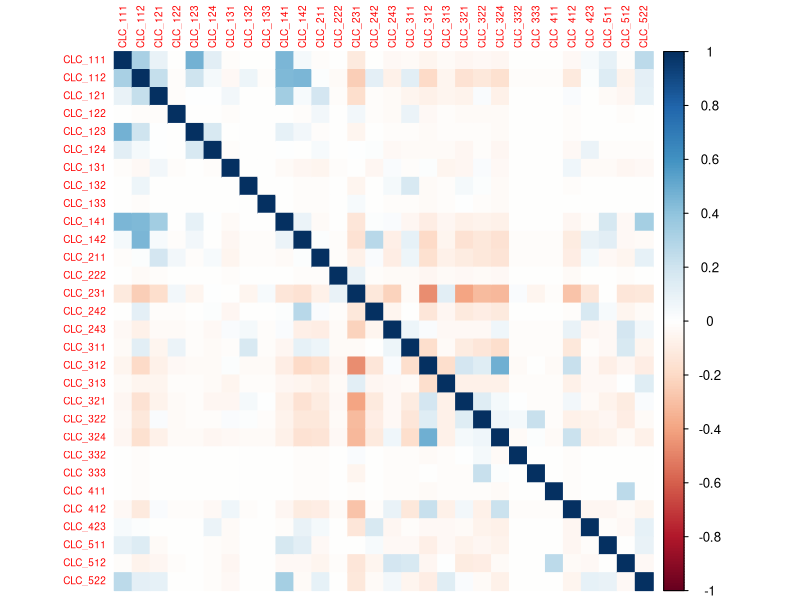
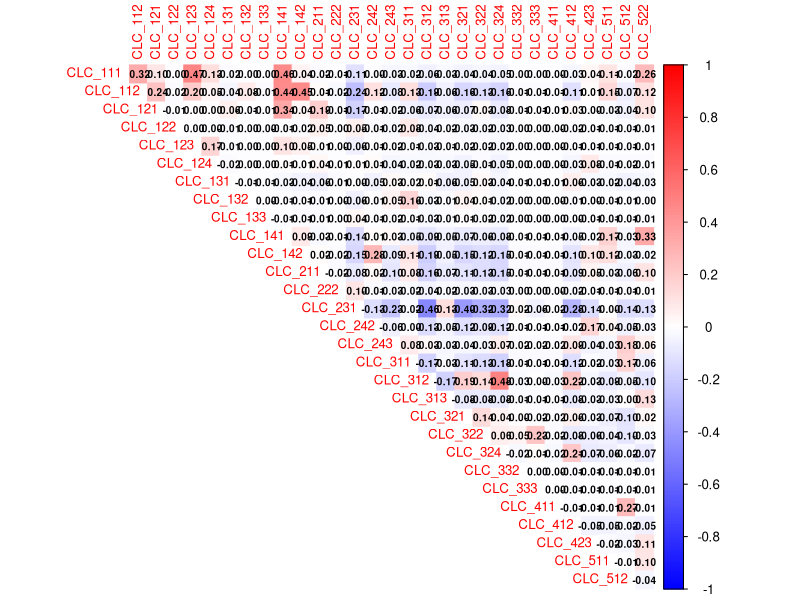
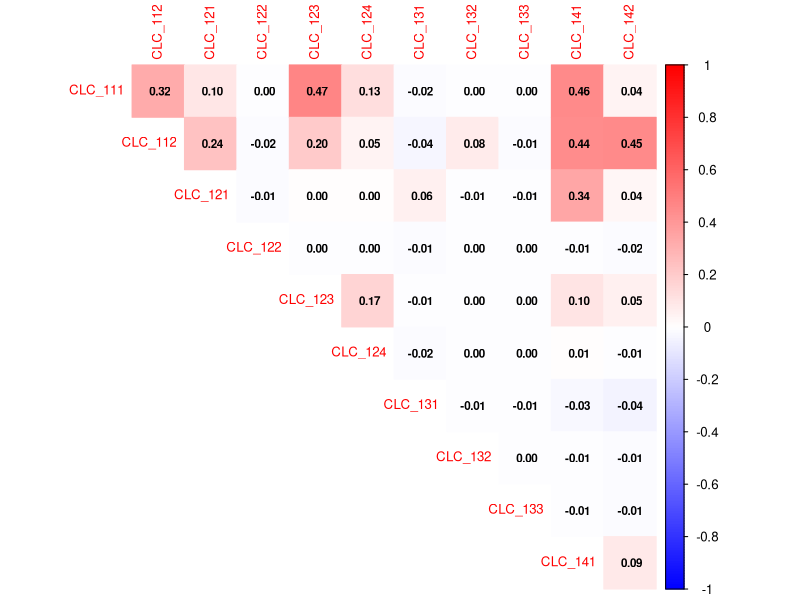
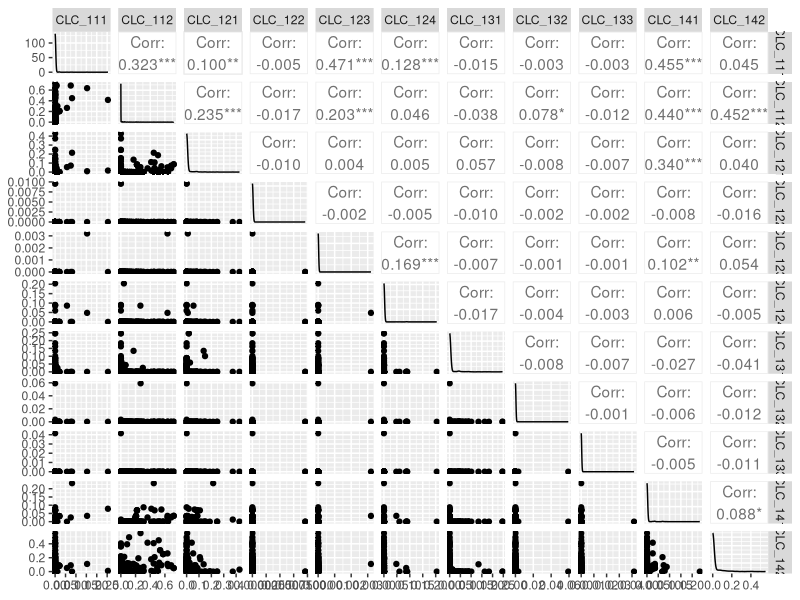
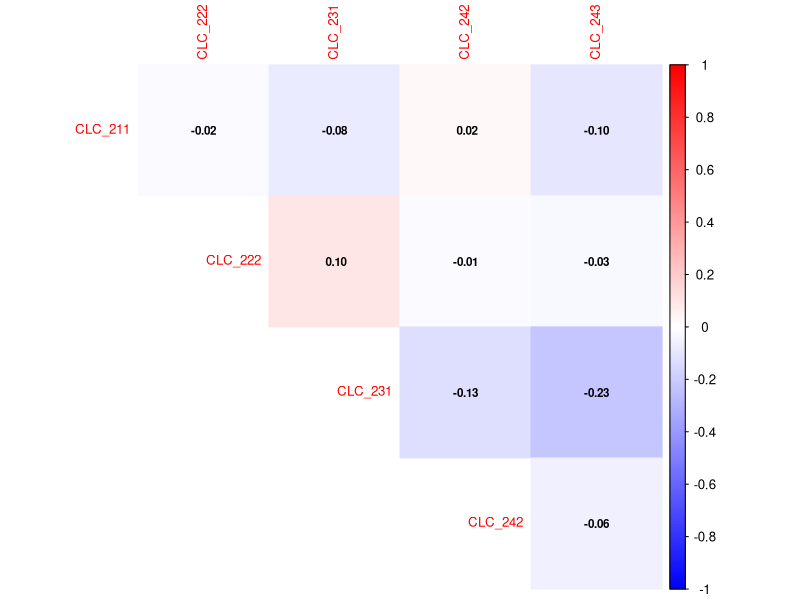
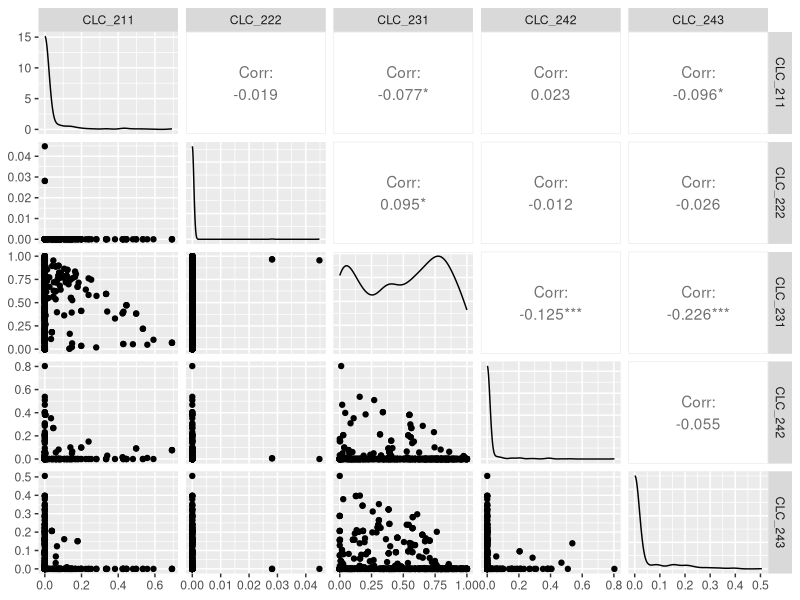
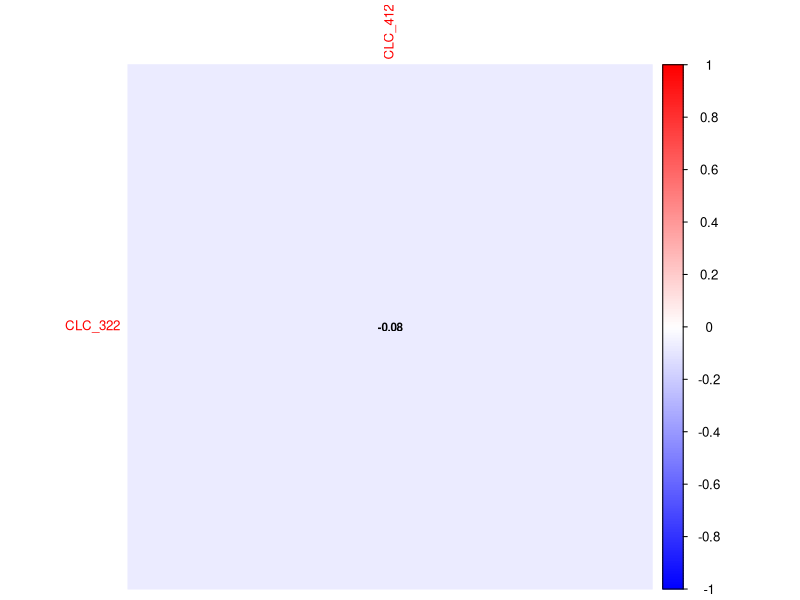
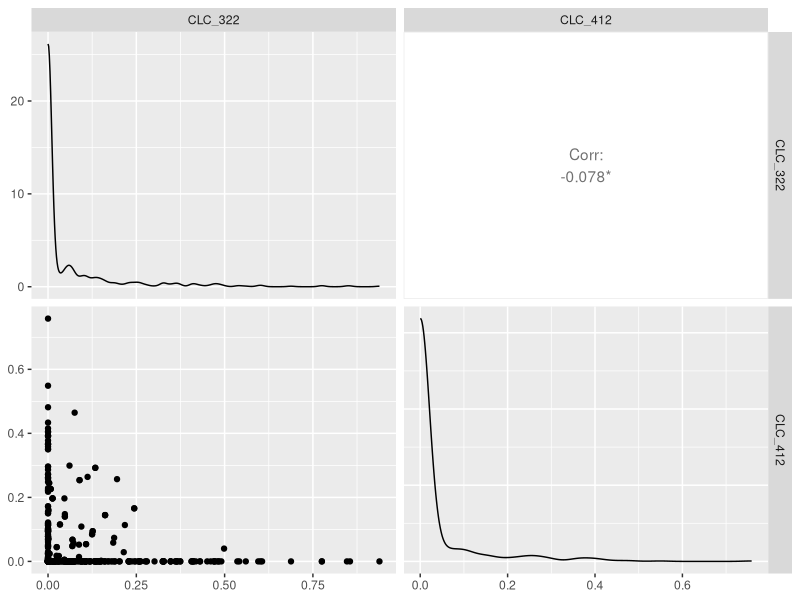

The R source for these figures, in order: (Note: this script raises an error after producing the figures.)
siteCovs5km  <- read.csv("1.data/1.2.processed/lcm_df_5km_buffer_3035.csv")
colnames(siteCovs5km)
siteCovs <- siteCovs5km

library(GGally)
library(corrplot)


siteCovs$urban <- rowSums(siteCovs[, c("CLC_111", "CLC_112", "CLC_121", "CLC_122", "CLC_123", 
                                                                           "CLC_124", "CLC_131", "CLC_132", "CLC_133", "CLC_141", 
                                                                           "CLC_142")], na.rm = TRUE)

siteCovs$agri <- rowSums(siteCovs[, c("CLC_211", "CLC_222", "CLC_231", "CLC_242", "CLC_243")], na.rm = TRUE)

siteCovs$forest <- rowSums(siteCovs[, c("CLC_311", "CLC_312", "CLC_313", "CLC_321", "CLC_322",
                                         "CLC_324", "CLC_332", "CLC_333")], na.rm = TRUE)



clc_vars <- 


# List of your CLC variable names
clc_vars <- c("CLC_111", "CLC_112", "CLC_121", "CLC_122", "CLC_123", "CLC_124", 
              "CLC_131", "CLC_132", "CLC_133", "CLC_141", "CLC_142", "CLC_211", 
              "CLC_222", "CLC_231", "CLC_242", "CLC_243", "CLC_311", "CLC_312", 
              "CLC_313", "CLC_321", "CLC_322", "CLC_324", "CLC_332", "CLC_333", 
              "CLC_411", "CLC_412", "CLC_423", "CLC_511", "CLC_512", "CLC_522")
names(clc_vars)
# Subset the data frame to include only these variables
clc_data <- siteCovs5km[ , clc_vars]

cor_matrix <- cor(clc_data, use = "complete.obs", method = "pearson")


# Plot the correlation matrix
corrplot(cor_matrix, method = "color", tl.cex = 0.6)

# Plot with numbers and color
corrplot(cor_matrix,
         method = "color",        # Use color shading
         type = "upper",          # Show only upper triangle
         addCoef.col = "black",   # Add correlation coefficients in black
         tl.cex = 0.8,            # Text label size
         number.cex = 0.6,        # Coefficient number size
         col = colorRampPalette(c("blue", "white", "red"))(200),
         diag = FALSE)            # Hide the diagonal

# Save the correlation plot to a file
        png("correlation_plot.png", width = 800, height = 600)
        corrplot(cor_matrix,
                 method = "color",        # Use color shading
                 type = "upper",          # Show only upper triangle
                 addCoef.col = "black",   # Add correlation coefficients in black
                 tl.cex = 0.8,            # Text label size
                 number.cex = 0.6,        # Coefficient number size
                 col = colorRampPalette(c("blue", "white", "red"))(200),
                 diag = FALSE)            # Hide the diagonal
        dev.off()

###############################################################################
#urban 

#  Define only CLC_1xx variables
clc_1xx_vars <- c("CLC_111", "CLC_112", "CLC_121", "CLC_122", "CLC_123",
                  "CLC_124", "CLC_131", "CLC_132", "CLC_133", "CLC_141", "CLC_142")

# Subset  data
clc_1xx_data <- siteCovs5km[, clc_1xx_vars]

# Compute correlation matrix
clc_1xx_cor <- cor(clc_1xx_data, use = "complete.obs", method = "pearson")

# Plot the correlation matrix 
corrplot(clc_1xx_cor,
         method = "color",
         type = "upper",
         addCoef.col = "black",
         tl.cex = 0.8,
         number.cex = 0.7,
         col = colorRampPalette(c("blue", "white", "red"))(200),
         diag = FALSE)


# Create a pairwise scatterplot matrix
ggpairs(clc_1xx_data,
        upper = list(continuous = "cor"),    # Show correlation in upper
        lower = list(continuous = "points"), # Show scatterplots in lower
        diag = list(continuous = "densityDiag")) # Density plots on diagonal

######################################################################################
#agri 
# Define only CLC_2xx variables (agri)
clc_2xx_vars <- c("CLC_211", "CLC_222", "CLC_231", "CLC_242", "CLC_243")

# Subset data
clc_2xx_data <- siteCovs5km[, clc_2xx_vars]

# Compute correlation matrix
clc_2xx_cor <- cor(clc_2xx_data, use = "complete.obs", method = "pearson")

# Plot the correlation matrix
corrplot(clc_2xx_cor,
         method = "color",
         type = "upper",
         addCoef.col = "black",
         tl.cex = 0.8,
         number.cex = 0.7,
         col = colorRampPalette(c("blue", "white", "red"))(200),
         diag = FALSE)

# Create a pairwise scatterplot matrix
ggpairs(clc_2xx_data,
        upper = list(continuous = "cor"),
        lower = list(continuous = "points"),
        diag = list(continuous = "densityDiag"))

#######################################################################################
#forest
# Define only CLC_3xx variables (forest amd peat bog)
clc_3xx_vars <- c("CLC_311", "CLC_312", "CLC_313", "CLC_321", "CLC_322",
                  "CLC_324", "CLC_332", "CLC_333" , "CLC_412")

clc_3xx_vars <- c("CLC_322", "CLC_412")
# Subset data
clc_3xx_data <- siteCovs5km[, clc_3xx_vars]

# Compute correlation matrix
clc_3xx_cor <- cor(clc_3xx_data, use = "complete.obs", method = "pearson")

# Plot the correlation matrix
corrplot(clc_3xx_cor,
         method = "color",
         type = "upper",
         addCoef.col = "black",
         tl.cex = 0.8,
         number.cex = 0.7,
         col = colorRampPalette(c("blue", "white", "red"))(200),
         diag = FALSE)

# Create a pairwise scatterplot matrix
ggpairs(clc_3xx_data,
        upper = list(continuous = "cor"),
        lower = list(continuous = "points"),
        diag = list(continuous = "densityDiag"))

siteCovs$conifer <- siteCovs$CLC_312
siteCovs$morepeat <- rowSums(siteCovs[, c("CLC_322", "CLC_412")], na.rm = TRUE)

#######################################################################################
# Load required package
library(dplyr)

# Import additional data
allirelandgrid <- read.csv("1.data/1.3.processedinarc/compiled10km.csv")

# Display the first few rows
View(allirelandgrid)


# Rename columns that start with "X" to start with "CLC_"
allirelandgrid <- allirelandgrid %>%
  rename_with(.cols = starts_with("X"),
              .fn = ~ paste0("CLC_", sub("^X", "", .)))

allirelandgrid$x <- allirelandgrid$CLC_x


colnames(allirelandgrid)
 # Define the columns to keep
cols_to_keep <- c(
  "gridid", "CLC_321", "CLC_412", "CLC_231", "CLC_242", "CLC_322",
  "CLC_423", "CLC_243", "CLC_333", "CLC_331", "CLC_142", "CLC_522", "CLC_512",
  "CLC_112", "CLC_324", "CLC_312", "CLC_124", "CLC_421", "CLC_121", "CLC_131",
  "CLC_311", "CLC_332", "CLC_313", "CLC_411", "CLC_211", "CLC_334", "CLC_511",
  "CLC_141", "CLC_111", "CLC_132", "CLC_133", "CLC_122", "CLC_123", "CLC_521",
  "CLC_222", "total", "CLC_x", "CLC_xcood", "ycood"
)

# Subset the dataframe to include only those columns
allirelandgrid <- allirelandgrid[, cols_to_keep]
View(allirelandgrid)

# List of your CLC variable names
clc_vars_allireland <- c("CLC_111", "CLC_112", "CLC_121", "CLC_122", "CLC_123", "CLC_124", 
              "CLC_131", "CLC_132", "CLC_133", "CLC_141", "CLC_142", "CLC_211", 
              "CLC_222", "CLC_231", "CLC_242", "CLC_243", "CLC_311", "CLC_312", 
              "CLC_313", "CLC_321", "CLC_322", "CLC_324", "CLC_332", "CLC_333", 
              "CLC_411", "CLC_412", "CLC_423", "CLC_511", "CLC_512", "CLC_522")
names(clc_vars_allireland)
# Subset the data frame to include only these variables
clc_data <- allirelandgrid[ , clc_vars_allireland]

cor_matrix <- cor(clc_data, use = "complete.obs", method = "spearman")


# Plot the correlation matrix
corrplot(cor_matrix, method = "color", tl.cex = 0.6)

# Plot with numbers and color
corrplot(cor_matrix,
         method = "color",        # Use color shading
         type = "upper",          # Show only upper triangle
         addCoef.col = "black",   # Add correlation coefficients in black
         tl.cex = 0.8,            # Text label size
         number.cex = 0.6,        # Coefficient number size
         col = colorRampPalette(c("blue", "white", "red"))(200),
         diag = FALSE)            # Hide the diagonal

#################################################################################
#urban
#  Define only CLC_1xx variables
clc_1xx_vars_allireland <- c("CLC_111", "CLC_112", "CLC_121", "CLC_122", "CLC_123",
                  "CLC_124", "CLC_131", "CLC_132", "CLC_133", "CLC_141", "CLC_142")

# Subset  data
clc_1xx_data_allireland <- allirelandgrid[, clc_1xx_vars_allireland]

#compute correlation matrix   
clc_1xx_cor_allireland <- cor(clc_1xx_data_allireland, use = "complete.obs", method = "spearman")

# Plot the correlation matrix
corrplot(clc_1xx_cor_allireland,  
         method = "color",
         type = "upper",
         addCoef.col = "black",
         tl.cex = 0.8,
         number.cex = 0.7,
         col = colorRampPalette(c("blue", "white", "red"))(200),
         diag = FALSE)

# Create a pairwise scatterplot matrix
ggpairs(clc_1xx_data_allireland,
        upper = list(continuous = "cor"),    # Show correlation in upper
        lower = list(continuous = "points"), # Show scatterplots in lower
        diag = list(continuous = "densityDiag")) # Density plots on diagonal

#######################################################################################
#agri
# Define only CLC_2xx variables (agri)
clc_2xx_vars_allireland <- c("CLC_211", "CLC_222", "CLC_231", "CLC_242", "CLC_243")

# subset data
clc_2xx_data_allireland <- allirelandgrid[, clc_2xx_vars_allireland]

# Compute correlation matrix 
clc_2xx_cor_allireland <- cor(clc_2xx_data_allireland, use = "complete.obs", method = "pearson")

# Plot the correlation matrix
corrplot(clc_2xx_cor_allireland,
         method = "color",
         type = "upper",
         addCoef.col = "black",
         tl.cex = 0.8,
         number.cex = 0.7,
         col = colorRampPalette(c("blue", "white", "red"))(200),
         diag = FALSE)

# Create a pairwise scatterplot matrix
ggpairs(clc_2xx_data_allireland,
        upper = list(continuous = "cor"),
        lower = list(continuous = "points"),
        diag = list(continuous = "densityDiag"))

########################################################################################
#forest
# Define only CLC_3xx variables (forest and peat bog)
clc_3xx_vars_allireland <- c("CLC_311", "CLC_312", "CLC_313", "CLC_321", "CLC_322",
                  "CLC_324", "CLC_332", "CLC_333" , "CLC_412")

clc_3xx_vars_allireland <- c("CLC_322", "CLC_412")

# Subset data
clc_3xx_data_allireland <- allirelandgrid[, clc_3xx_vars_allireland]

# Compute correlation matrix
clc_3xx_cor_allireland <- cor(clc_3xx_data_allireland, use = "complete.obs", method = "pearson")

# Plot the correlation matrix
corrplot(clc_3xx_cor_allireland,
         method = "color",
         type = "upper",
         addCoef.col = "black",
         tl.cex = 0.8,
         number.cex = 0.7,
         col = colorRampPalette(c("blue", "white", "red"))(200),
         diag = FALSE)

# Create a pairwise scatterplot matrix
ggpairs(clc_3xx_data_allireland,
        upper = list(continuous = "cor"),
        lower = list(continuous = "points"),
        diag = list(continuous = "densityDiag"))

########################### 

cor(allirelandgrid$CLC_111, allirelandgrid$CLC_112, use = "complete.obs")
cor_value <- cor(allirelandgrid$CLC_111, allirelandgrid$CLC_112, use = "complete.obs")

ggplot(allirelandgrid, aes(x = CLC_111, y = CLC_112)) +
  geom_point(alpha = 0.5, color = "steelblue") +
  geom_smooth(method = "lm", se = FALSE, color = "darkred") +
   theme_minimal()

###################################################
# Select only CLC_ columns
clc_cols <- grep("^CLC_", colnames(allirelandgrid), value = TRUE)

# Sum each CLC column (ignoring NAs)
clc_totals <- colSums(allirelandgrid[ , clc_cols], na.rm = TRUE)

# Convert to a data frame for a neat table
clc_totals_df <- data.frame(Cover_Type = names(clc_totals),
                            Total = clc_totals)

# View the table
View(clc_totals_df)
##############################################################################################
# create new df of mean, min, max and Df of each clc type 
colnames(allirelandgrid)

# List of your specified column names
cols_to_summarise_CLC <- c("X231", "X243", "X312", "X324", "X412", "X512", "X111", "X112",
                       "X121", "X142", "X311", "X313", "X321", "X322", "X332", "X333",
                       "X122", "X211", "X242", "X421", "X423", "X522", "X131", "X411",
                       "X331", "X521", "X133", "X511", "X334", "X124", "X141", "X222",
                       "X132", "X123")

# Compute summary statistics using sapply
CLC_summary_all_ireland <- t(sapply(allirelandgrid[, cols_to_summarise_CLC], function(x) {
  c(Sum = sum(x, na.rm = TRUE),
    Mean = mean(x, na.rm = TRUE),
    SD = sd(x, na.rm = TRUE),
    Min = min(x, na.rm = TRUE),
    Max = max(x, na.rm = TRUE))
}))

# Convert to data frame and round for readability
CLC_summary_all_ireland <- as.data.frame(round(CLC_summary_all_ireland,10))

# Print the summary table
View(CLC_summary_all_ireland)
